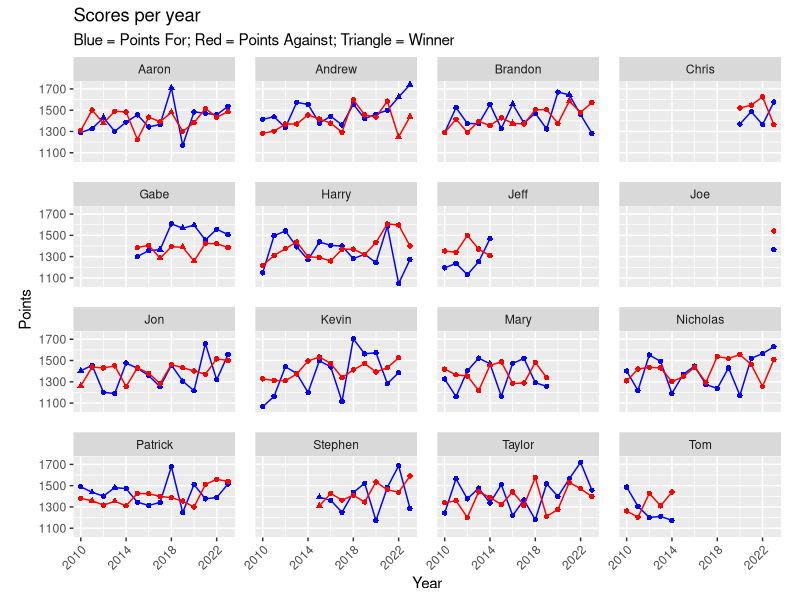

Generate this figure with R:
## ---- chunk 1

library(tidyverse)
library(readr)
library(kableExtra)

## ---- chunk 2


teams1_info_2023_thru_2010_updated <- read_csv("teams1_info_2023_thru_2014_updated_csv.csv", 
  col_types = cols(
    `Team ID` = col_double(),               
    `Owner First Name` = col_character(),   
    `Is League Creator` = col_character(),  
    `Playoff Seed` = col_double(),          
    `Final Rank` = col_double(),            
    `Wins` = col_double(),                  
    `Losses` = col_double(),                
    `Ties` = col_double(),                  
    `Points For` = col_double(),            
    `Points Against` = col_double(),        
    `Year` = col_double()                   
  )
)

## ---- chunk 3
teams1_info_2023_thru_2010_updated <- teams1_info_2023_thru_2010_updated %>%
  mutate(first_name_lower = str_to_title(`Owner First Name`))


## ---- chunk 4
# Create the summary table
summary_table <- teams1_info_2023_thru_2010_updated %>%
  group_by(first_name_lower) %>%
  summarise(
    avg_points_against = round(mean(`Points Against`), 2),
    avg_points_for = round(mean(`Points For`), 2)
  ) %>%
  arrange(desc(avg_points_for))

# Rename columns for readability
summary_table <- summary_table %>%
  rename(
    `Team Name` = first_name_lower,
    `Average Points Against` = avg_points_against,
    `Average Points For` = avg_points_for
  )

# Display the table with kable and kableExtra with custom width
summary_table <- kable(summary_table, 
      caption = "Average Points For and Against by Team", 
      align = c("l", "c", "c")) %>%
  kable_styling(
    bootstrap_options = c("striped", "hover", "condensed", "responsive"),
    full_width = TRUE, # Set to TRUE to make the table wider
    position = "center"
  ) %>%
  column_spec(1, width = "15em") %>%   
  column_spec(2, width = "15em") %>%  
  column_spec(3, width = "15em") %>%  # 
  row_spec(0, bold = TRUE, color = "white", background = "#4CAF50", extra_css = "padding: 20px;")

summary_table

## ---- chunk 5

teams1_info_2023_thru_2010_updated <- 
  teams1_info_2023_thru_2010_updated %>%
  mutate(winner_y_n = ifelse(`Final Rank` == 1, "yes", "no"))


## ---- chunk 6

scores_over_time_final <- teams1_info_2023_thru_2010_updated %>%
  ggplot() +
  geom_point(aes(y = `Points For`, x = Year, shape = winner_y_n), color = "blue") +
  geom_line(aes(y = `Points For`, x = Year), color = "blue") +
  geom_point(aes(y = `Points Against`, x = Year, shape = winner_y_n), color = "red") +
  geom_line(aes(y = `Points Against`, x = Year), color = "red") +
  labs(title = "Scores per year", subtitle = "Blue = Points For; Red = Points Against; Triangle = Winner", y = "Points") +
  facet_wrap(~first_name_lower) +
  scale_x_continuous(breaks = seq(2010, 2023, by = 4)) +
  scale_y_continuous(breaks = seq(1100, 1900, by = 200)) +
  theme(legend.position = "none",
        axis.text.x = element_text(angle = 45, hjust = 1.0),
        panel.spacing = unit(1, "lines"),
        aspect.ratio = 1/2)

## ---- chunk 7
scores_over_time_final
